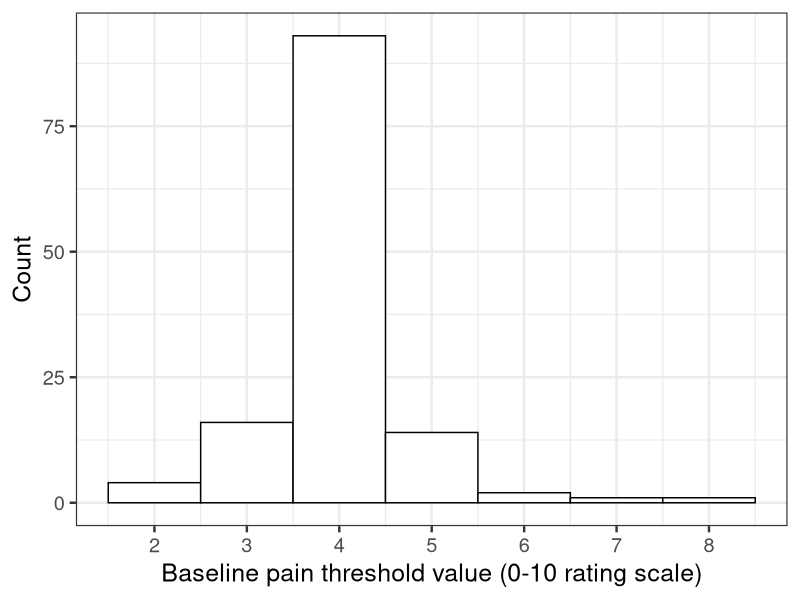
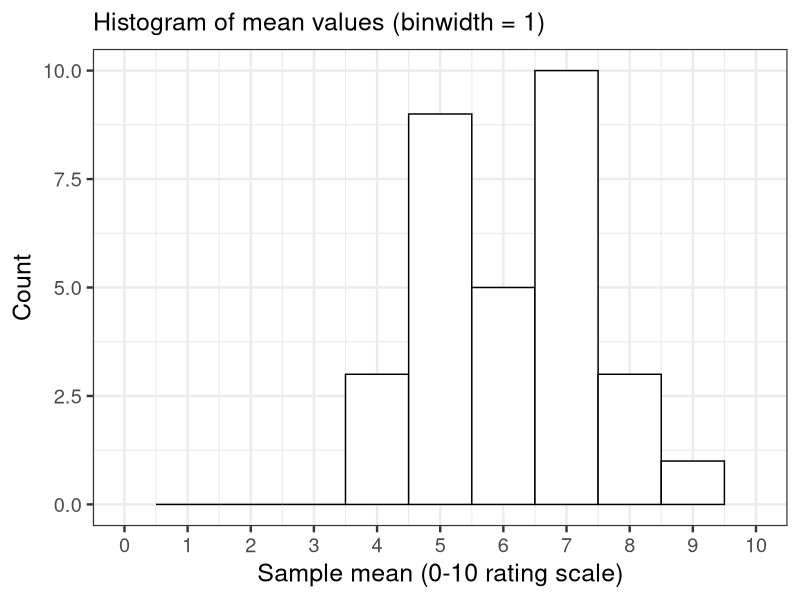

The R source for these figures, in order: (Note: this script raises an error after producing the figures.)
## ---- chunk 1
# Load packages
library(tidyverse)
library(spatstat)

# Set options
knitr::opts_chunk$set(fig.path = 'figures/baseline-calculations/')
## ---- chunk 2
cut_off <- c(5, 4, 4, 2, 4, 3, 4, 6, 4, 4, 4, 4, 4, 4, 4, 4, 4, 4, 4, 4, 4, 4, 
             4, 6, 4, 4, 4, 4, 4, 4, 4, 4, 4, 4, 4, 4, 4, 4, 4, 4, 4, 4, 4, 4, 
             4, 4, 4, 4, 4, 4, 4, 3, 3, 4, 4, 4, 4, 4, 4, 4, 4, 4, 4, 5, 3, 4, 
             4, 4, 4, 4, 4, 4, 4, 4, 5, 5, 5, 5, 4, 4, 4, 3, 5, 4, 4, 4, 5, 5,
             4, 4, 5, 3, 4, 4, 4, 5, 4, 3, 3, 3, 3, 3, 3, 3, 4, 7, 5, 4, 3, 2,
             3, 4, 4, 2.5, 2.5, 4, 4, 4, 4, 5, 4, 4, 8, 4, 4, 4, 5, 3, 4, 4, 4)

ggplot(data = data.frame(cutoff = cut_off)) +
    aes(cutoff) +
    geom_histogram(binwidth = 1,
                   fill = '#FFFFFF',
                   colour = '#000000') +
    labs(x = 'Baseline pain threshold value (0-10 rating scale)',
         y = 'Count') +
    scale_x_continuous(breaks = 2:8) +
    theme_bw(base_size = 18)

summary(cut_off)
length(cut_off)
data.frame(cutoff = cut_off) %>% 
    group_by(cutoff) %>% 
    summarise(count = n(),
              percent = round(100 * (count/length(cut_off)), 1)) %>% 
    knitr::kable(., caption = 'Summary of threshold values')
## ---- chunk 3
data <- read_csv('data/baseline-data.csv')
## ---- chunk 4
data %>% 
    filter(mean_or_median == 'median') %>% 
    summarise(max = max(value),
              min = min(value)) %>% 
    knitr::kable(., caption = 'Range of median values')
## ---- chunk 5
data %>% 
    filter(mean_or_median == 'mean') %>% 
    summarise(max = max(value),
              min = min(value)) %>% 
    knitr::kable(., caption = 'Range of mean values')

data %>% 
    filter(mean_or_median == 'mean') %>% 
    ggplot(data = .) +
    aes(value) +
    geom_histogram(binwidth = 1,
                   fill = '#FFFFFF',
                   colour = '#000000') +
    labs(subtitle = 'Histogram of mean values (binwidth = 1)',
         x = 'Sample mean (0-10 rating scale)',
         y = 'Count') +
    scale_x_continuous(limits = c(0, 10),
                       breaks = 0:10) +
    theme_bw(base_size = 18)
## ---- chunk 6
data %>% 
    filter(!is.na(sd)) %>% 
    summarise(max = max(sd),
              min = min(sd)) %>% 
    knitr::kable(., caption = 'Range of SD values')

data %>% 
    filter(!is.na(sd)) %>% 
    ggplot(data = .) +
    aes(sd) +
    geom_histogram(binwidth = 0.25,
                   fill = '#FFFFFF',
                   colour = '#000000') +
    labs(subtitle = 'Histogram of SD values (binwidth = 0.25)',
         x = 'Sample SDs',
         y = 'Count') +
    theme_bw(base_size = 18)
## ---- chunk 7
# Process data
median <- data %>% 
    filter(included_in_analysis == 'yes') %>% 
    filter(mean_or_median == 'median') %>% 
    # Calculate total sample size
    mutate(total_sample = sum(sample_size)) %>% 
    # Calculate weights
    mutate(weights = sample_size / total_sample)
    
## Weighted median
weighted.median(x = median$value, 
                w = median$weights)
## ---- chunk 8
# Process data
mean <- data %>% 
    filter(included_in_analysis == 'yes') %>% 
    filter(mean_or_median == 'mean') %>% 
    # Multiply mean by the sample size
    mutate(mean_by_n = value * sample_size) 

# Pooled mean
sum(mean$mean_by_n) / sum(mean$sample_size)
## ---- chunk 9
# Process data
sd <- data %>% 
    filter(included_in_analysis == 'yes') %>% 
    filter(mean_or_median == 'mean') %>% 
    filter(!is.na(sd)) %>% 
    # Square the SD
    mutate(SD_squared = sd^2) %>% 
    # Calculate sample size -1
    mutate(n_minus_1 = sample_size - 1) %>% 
    # Get the number of groups
    mutate(k = length(unique(.$authors))) %>% 
    # Calculate (n-1)SD^2
    mutate(numerator = SD_squared * n_minus_1)

# Pooled SD
sqrt(sum(sd$numerator) / (sum(sd$sample_size) - sd$k[[1]]))
## ---- chunk 10
sessionInfo()
